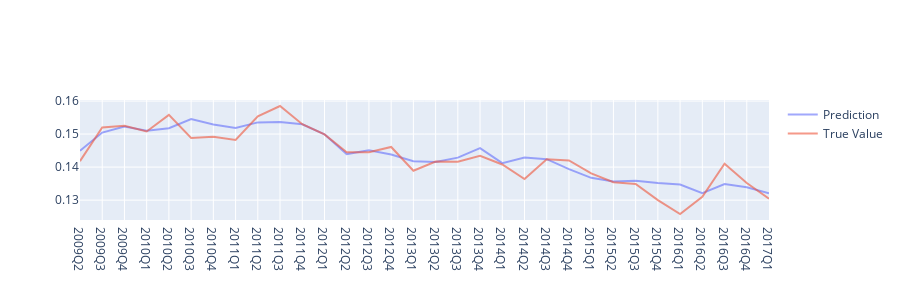

Write notebook code for a chart like this one.
### Code cell
features_chosen = ['t-1_median_1**1*p25_1**1', 
't-2_CD_PROF_1**1*t-1_median_3**1', 
't-1_median_1**1*t-1_p25_1**1', 
't-1_median_1**2*p5_1**0', 
't-1_median_1**1*mean_1**1', 
't-2_mean_5**0*t-1_median_1**2', 
't-2_p95_1**1*t-1_p25_1**1', 
't-1_median_1**1*median_1**1', 
't-1_p25_1']
plot_forecasting_LR_Elas(CHR8, features_chosen, alpha=0.3, L1_ratio=0.9)
